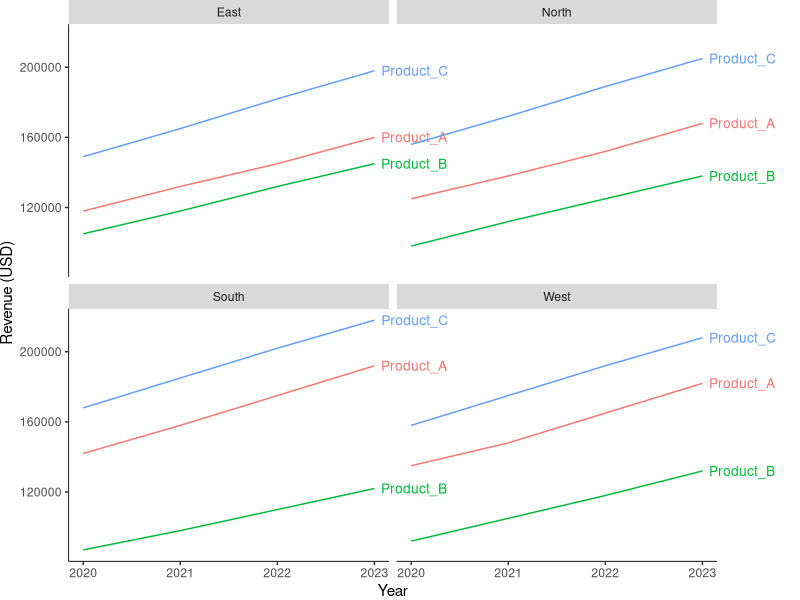
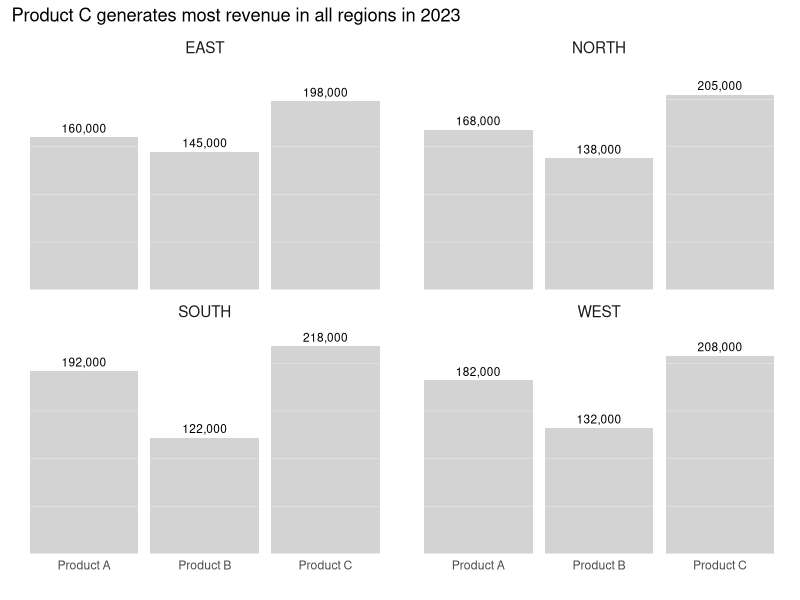
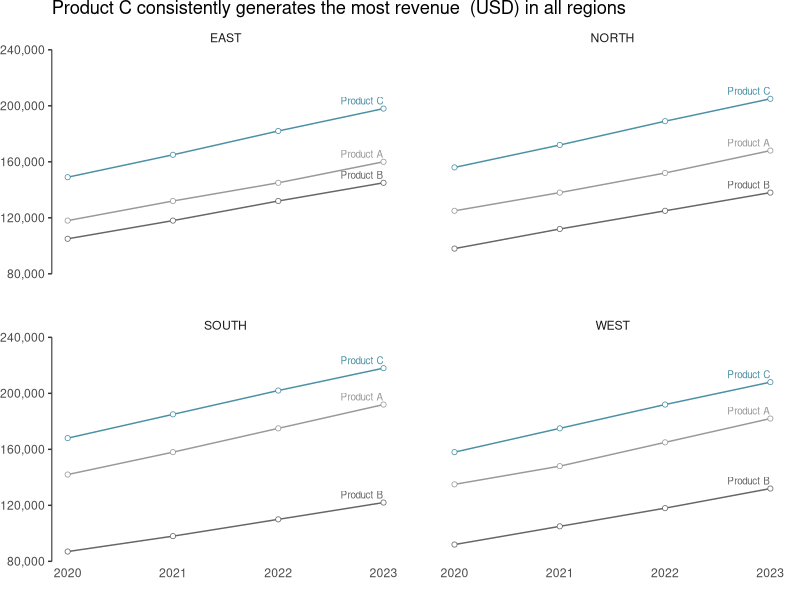
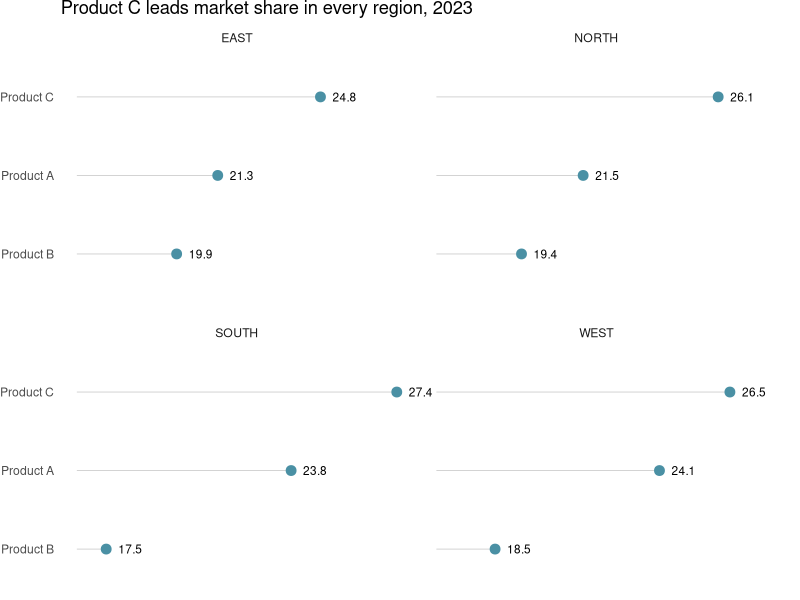
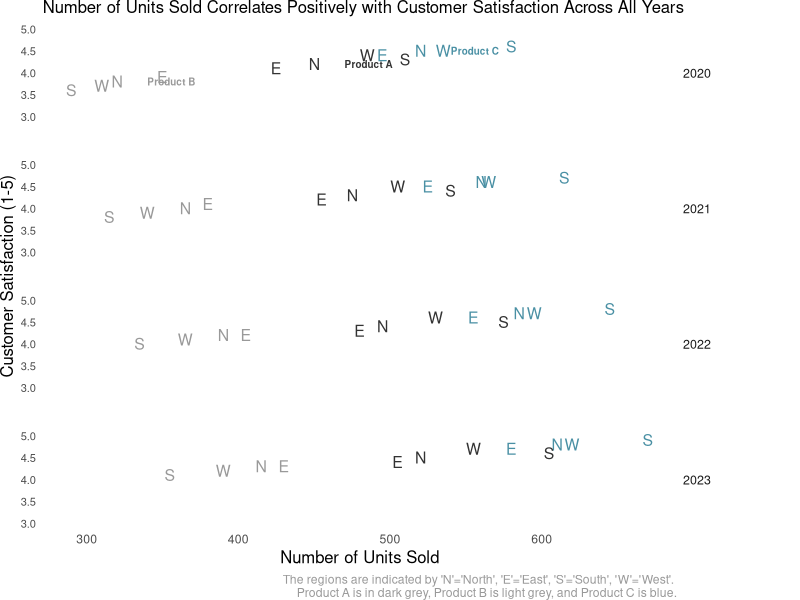

R code for these plots, in order:
## ---- chunk 1
# Load required libraries
library(tidyverse)
library(ggplot2)
library(ggthemes)

# Read the data
data <- read_csv("sample_data.csv")

# Preview the data structure
glimpse(data)
## ---- chunk 2
# YOUR CODE HERE
data |>
  mutate(region = factor(region, levels = c("North", "East", "South", "West"))) |>
  ggplot(aes(x = year, y = revenue, color = product)) +
  geom_line() +
  facet_wrap(~ region) +
labs(x = "Year", y="Revenue (USD)") +
theme(
  panel.grid        = element_blank(),
  panel.border      = element_blank(),
  axis.line         = element_line(colour = "black", linewidth = 0.3),
  panel.background  = element_blank()
) +
  geom_text(
    data = data |> filter(year == max(year)),  # last point of each line
    aes(label = product),
    hjust = -0.1,    # nudge right of the line end
    size = 3.5
  ) +
  theme(legend.position = "none") +
  coord_cartesian(clip = "off") +  # allow labels to render outside plot area
  theme(plot.margin = margin(r = 60))  # make room on the right for labels

## ---- chunk 3
# YOUR CODE HERE
data <- data |> mutate(product = gsub("_", " ", product))
data |> 
  filter(year == "2023") |> 
  ggplot(aes(x = product, y = revenue)) + 

  geom_col(fill = "lightgrey") + 
  geom_hline(yintercept = seq(0, max(data$revenue), by = 50000),
             colour = "white", linewidth = 0.1) +
  facet_wrap(~ region, labeller = labeller(region = toupper)) +
  theme(
    panel.grid       = element_blank(),
    panel.border     = element_blank(),
    axis.line        = element_line(colour = "black", linewidth = 0.3),
    panel.background = element_blank(),
    axis.line.x      = element_blank(),
    axis.ticks.x     = element_blank(),
    axis.line.y      = element_blank(),
    axis.ticks.y = element_blank(),
    axis.text.y  = element_blank(),
  axis.title.y = element_blank(),
    strip.background = element_blank(),
    legend.position  = "none"
  ) +
theme(strip.text = element_text(size = 11)) +
scale_y_continuous(expand = expansion(mult = c(0, 0.1))) +
geom_text(aes(label = scales::comma(revenue)), vjust = -0.5, size = 3) +
  labs(x = "", y = "Revenue (USD)", title = "Product C generates most revenue in all regions in 2023")
## ---- chunk 4
# YOUR CODE HERE

data <- data |> mutate(product = gsub("_", " ", product))

ggplot(data, aes(x = year, y = revenue, col = product)) + 
  geom_line() + 
  geom_point(size = 1.5, shape = 21, fill = "white", stroke = 0.4) +
  facet_wrap(~ region, labeller = labeller(region = toupper)) +
  scale_colour_manual(values = c("Product A" = "grey60", 
                                 "Product B" = "grey40", 
                                 "Product C" = "#4a90a4")) +

scale_y_continuous(
  limits = c(80000, 240000),
  breaks = c(80000, 120000, 160000, 200000, 240000),
  labels = scales::comma,
  expand = c(0, 0)
)+
  theme(
    panel.grid       = element_blank(),
    panel.border     = element_blank(),
    axis.line        = element_line(colour = "black", linewidth = 0.3),
    panel.background = element_blank(),
    axis.line.x      = element_blank(),
    axis.ticks.x     = element_blank(),
    axis.title.y     = element_blank(),
    strip.background = element_blank(),
    legend.position  = "none",
    plot.margin      = margin(r = 10)
  ) +
theme(panel.spacing.x = unit(1, "cm"),
     panel.spacing.y = unit(1, "cm")) +
geom_text(
  data = data |> filter(year == max(year)),
  aes(label = product),
  hjust = 1, 
  vjust = -0.5,
  size = 2.5
) +
  labs(x = "", title = "Product C consistently generates the most revenue  (USD) in all regions")
## ---- chunk 5
# YOUR CODE HERE
data |>
  filter(year == 2023) |>
  arrange(region, market_share) |>
  mutate(product = factor(product, levels = unique(product))) |>
  ggplot(aes(x = market_share, y = product)) +
  geom_segment(aes(x = min(market_share) -1 , xend = market_share, yend = product),
               colour = "grey80", linewidth = 0.3) +
  geom_point(size = 3, colour = "#4a90a4") +
geom_text(aes(label = round(market_share, 1)),
          hjust = -0.5, size = 3) +
coord_cartesian(clip = "off") +
theme(plot.margin = margin(r = 20)) +
  facet_wrap(~ region, labeller = labeller(region = toupper)) +
  theme(
    panel.grid       = element_blank(),
    panel.border     = element_blank(),
    panel.background = element_blank(),
    strip.background = element_blank(),
    axis.line        = element_blank(),
    axis.ticks       = element_blank(),
    axis.title.x     = element_blank(),
    axis.text.x      = element_blank()) + 
theme(panel.spacing.y = unit(0.5, "cm")) +
  labs(y = NULL, title = "Product C leads market share in every region, 2023")
## ---- chunk 6
ggplot(data, aes(x = units_sold, y = customer_satisfaction, col = product)) +
  geom_text(aes(label = substr(region, 1, 1)), size = 4, show.legend = FALSE) +
  geom_text(
    data = data |> filter(year == min(year), region == "North"),
    aes(label = product),
    hjust = 0, nudge_x = 20, size = 2.5, fontface = "bold"
  ) +
  facet_grid(year ~ .) +
  scale_colour_manual(values = c("Product A" = "grey20",
                                 "Product B" = "grey60",
                                 "Product C" = "#4a90a4")) +
  scale_y_continuous(breaks = seq(3, 5, by = 0.5)) +
  coord_cartesian(ylim = c(3, 5), clip = "off") +
  theme(
    panel.grid       = element_blank(),
    panel.border     = element_blank(),
    panel.background = element_blank(),
    strip.background = element_blank(),
    axis.line        = element_blank(),
    axis.ticks       = element_blank(),
    legend.position  = "none",
    axis.text.y      = element_text(size = 8),
    strip.text.y     = element_text(angle = 0, size = 9),
    plot.margin      = margin(r = 60),
    panel.spacing.y  = unit(1, "cm"),
    plot.caption     = element_text(colour = "grey60"),
    plot.title   = element_text(size = 12),
    axis.title.x = element_text(size = 12),
    axis.title.y = element_text(size = 12)
  ) +
  labs(x = "Number of Units Sold", y = "Customer Satisfaction (1-5)",
       title = "Number of Units Sold Correlates Positively with Customer Satisfaction Across All Years",
       caption = "The regions are indicated by 'N'='North', 'E'='East', 'S'='South', 'W'='West'. \nProduct A is in dark grey, Product B is light grey, and Product C is blue.")
## ---- chunk 7
# YOUR CODE HERE
# Hint: Consider using facet_wrap with strip.text for labels
# and removing all theme elements for a true sparkline effect




## ---- chunk 8
# YOUR CODE HERE
# Version 1: Misleading (truncated axis)


# Version 2: Proper scaling


## ---- chunk 9
# YOUR CODE HERE




## ---- chunk 10
# YOUR CODE HERE
# Hint: Consider using geom_point or geom_segment within facets
# to create table-like layouts with visual elements




## ---- chunk 11
# YOUR CODE HERE
# Hint: Consider using patchwork or cowplot packages for layout
